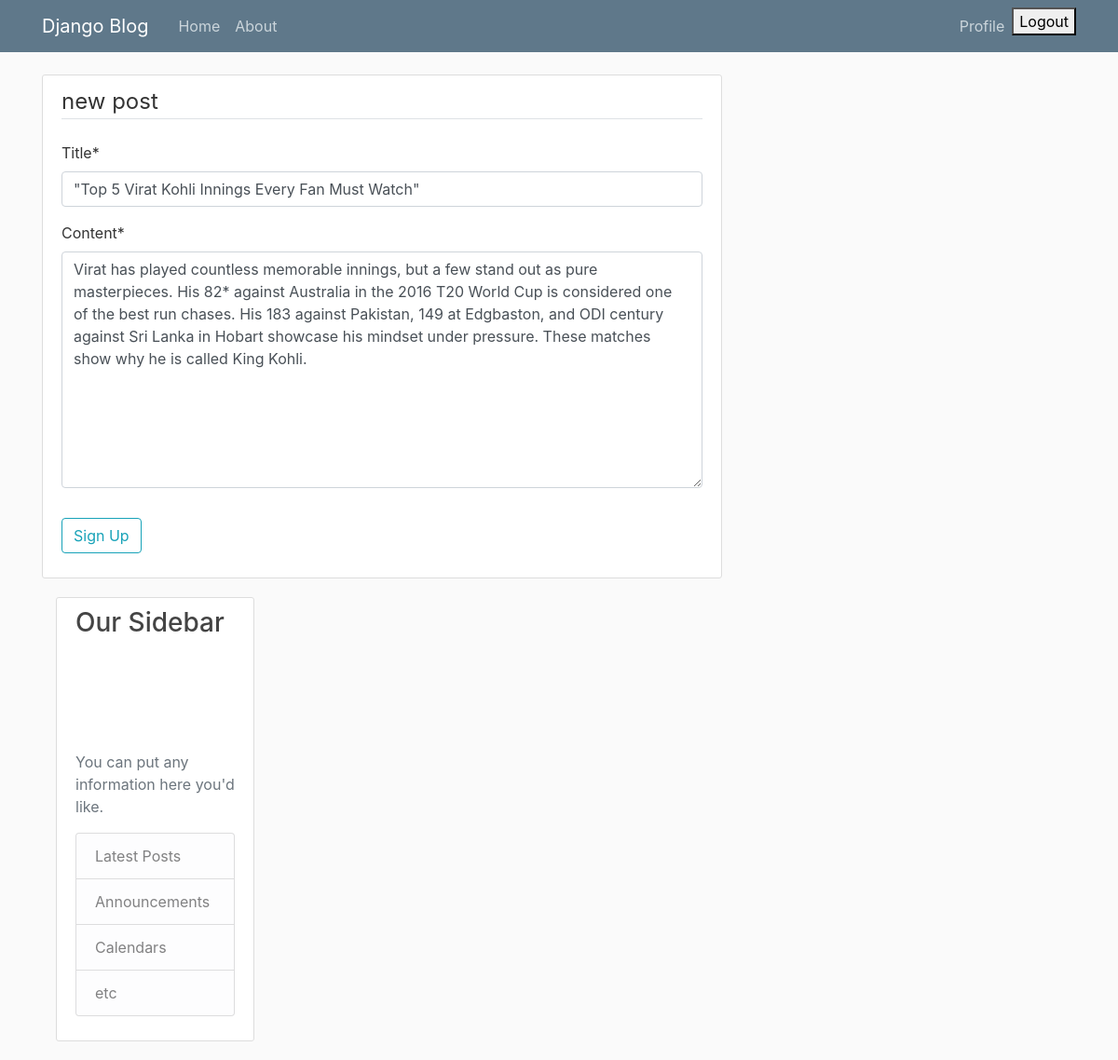
Screenshot of /post/10/update/ (signed in) with the database file from the repository.
### Blog/models.py (models this page shows, shortened)
class Post(models.Model):
    title = models.CharField(max_length=100)
    content = models.TextField()
    data_posted = models.DateTimeField(default=timezone.now)
    author = models.ForeignKey(User,on_delete=models.CASCADE)

### Blog/views.py (the view, shortened to what this page needs)
# urls.py: path('post/<int:pk>/update/',views.PostUpdateView.as_view(), name='post-update'),
class PostUpdateView(LoginRequiredMixin, UserPassesTestMixin, UpdateView):
    model = Post
    fields = ['title', 'content']
    def test_func(self):
        post = self.get_object()
        if self.request.user == post.author:
            return True
        return False

### Blog/templates/Blog/post_form.html (shortened to what this page needs)
{% extends "Blog/base.html" %}
 {% load crispy_forms_tags %}
{% block content %}
    <div class="content-section">
        <form method="POST">
            <fieldset class="form-group">
                <legend class="border-bottom mb-4">new post</legend>
                {{ form|crispy }}
            </fieldset>
            <div class="form-group">
                <button class="btn btn-outline-info" type="submit">Sign Up</button>
            </div>
        </form>
{% endblock content %}

### Blog/static/Blog/main.css (style rules this page uses)
body { background: #fafafa; color: #333333; margin-top: 5rem; }
.content-section { background: #ffffff; padding: 10px 20px; border: 1px solid #dddddd; border-radius: 3px; margin-bottom: 20px; }

### rows the page displays
Post: title "\"Top 5 Virat Kohli Innings Every Fan Must Watch\"", content "Virat has played countless memorable innings, but a few stand out as pure masterpieces. His 82* against Australia in the 2016 T20 World Cup is considered one of the best run chases. His 183 against Pakistan, 149 at Edgbaston, and ODI century against Sri Lanka in Hobart showcase his mindset under pressure. These matches show why he is called King Kohli."
